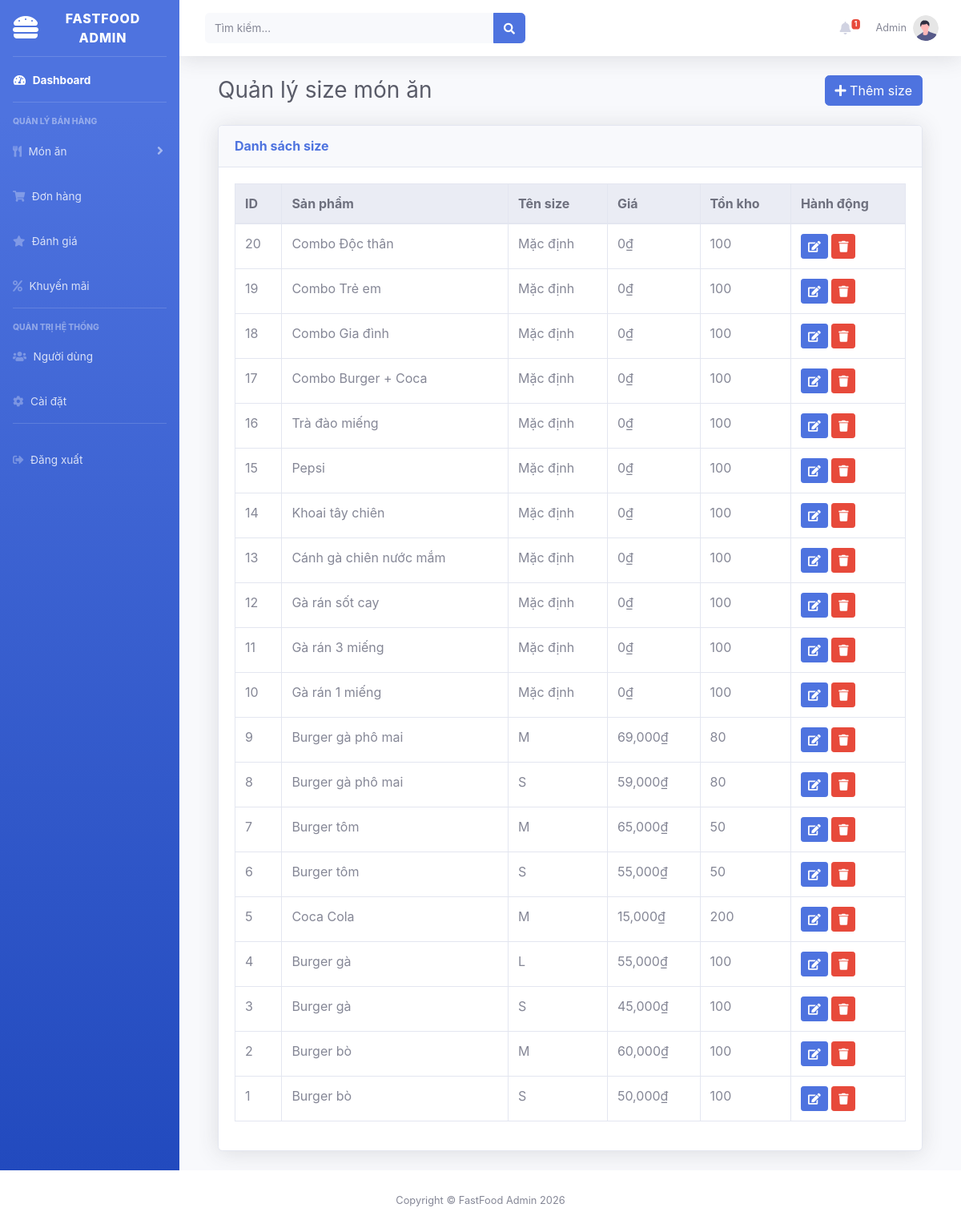
Screenshot of /admin.php?url=variants (signed in) with the database file from the repository.
### tables this page shows
CREATE TABLE product_variants (
    id BIGINT UNSIGNED AUTO_INCREMENT PRIMARY KEY,
    product_id BIGINT UNSIGNED,
    variant_name VARCHAR(100),
    price DECIMAL(12,2),
    stock_quantity INT DEFAULT 0,
    status TINYINT DEFAULT 1,
    created_at TIMESTAMP NULL,
    updated_at TIMESTAMP NULL,
    FOREIGN KEY (product_id) REFERENCES products(id)
);

CREATE TABLE products (
    id BIGINT UNSIGNED AUTO_INCREMENT PRIMARY KEY,
    category_id BIGINT UNSIGNED,
    name VARCHAR(150),
    slug VARCHAR(180) UNIQUE,
    description TEXT,
    base_price DECIMAL(12,2),
    image VARCHAR(255),
    is_featured TINYINT DEFAULT 0,
    status TINYINT DEFAULT 1,
    created_at TIMESTAMP NULL,
    updated_at TIMESTAMP NULL,
    FOREIGN KEY (category_id) REFERENCES categories(id)
);

### public/admin.php (called while the page is built, shortened)
<?php
require_once __DIR__ . '/../app/controllers/Admin/ProductController.php';
function view($name) {
    return __DIR__ . "/../resources/views/pages/admin/$name.php";
}
$url = $_GET['url'] ?? 'dashboard';
$layout = __DIR__ . '/../resources/views/layouts/admin.php';
switch ($url) {
    case 'variants':
        $variants = getAllVariants();
        $view = view('variants');
        break;
}
include $layout;

### resources/views/pages/admin/includes/functions.php (called while the page is built, shortened)
<?php
function countRecords($table, $where = '') {
    $pdo = getDB();
    $sql = "SELECT COUNT(*) FROM $table $where";
    return (int) $pdo->query($sql)->fetchColumn();
}
function getPendingOrdersCount() {
    return countRecords('orders', "WHERE status = 'pending'");
}
function getLowStockIngredientsCount() {
    $pdo = getDB();
    try {
        $stmt = $pdo->query("SHOW COLUMNS FROM ingredients LIKE 'min_quantity'");
        if ($stmt->rowCount() > 0) {
            return countRecords('ingredients', 'WHERE stock_quantity <= min_quantity');
        } else {
            return countRecords('ingredients', 'WHERE stock_quantity <= 5');
        }
    } catch (PDOException $e) {
        return 0;
    }
}
?>

### app/controllers/Admin/ProductController.php (called while the page is built, shortened)
<?php
function getAllVariants() {
    $conn = getDB();
    $sql = "SELECT v.*, p.name as product_name
            FROM product_variants v
            LEFT JOIN products p ON v.product_id = p.id
            ORDER BY v.id DESC";
    return $conn->query($sql)->fetchAll();
}

### resources/views/pages/admin/variants.php (the view, shortened to what this page needs)
<div id="content-wrapper" class="d-flex flex-column">
    <div id="content">
        <div class="container-fluid">
            <div class="d-sm-flex align-items-center justify-content-between mb-4">
                <h1 class="h3 mb-0 text-gray-800">Quản lý size món ăn</h1>
                <button class="btn btn-primary" data-toggle="modal" data-target="#addVariantModal">
                    <i class="fas fa-plus"></i> Thêm size
                </button>
            </div>
            <div class="card shadow mb-4">
                <div class="card-header py-3">
                    <h6 class="m-0 font-weight-bold text-primary">Danh sách size</h6>
                </div>
                <div class="card-body">
                    <div class="table-responsive">
                        <table class="table table-bordered table-hover">
                            <thead class="thead-light">
                                <tr><th>ID</th><th>Sản phẩm</th><th>Tên size</th><th>Giá</th><th>Tồn kho</th><th>Hành động</th>
                            </thead>
                            <tbody>
                                <?php if (count($variants) == 0): ?>
                                    <tr><td colspan="6" class="text-center">Chưa có size nào</td></tr>
                                <?php else: ?>
                                    <?php foreach ($variants as $v): ?>
                                    <tr>
                                        <td><?= $v['id'] ?></td>
                                        <td><?= htmlspecialchars($v['product_name']) ?></td>
                                        <td><?= htmlspecialchars($v['variant_name']) ?></td>
                                        <td><?= number_format($v['price']) ?>₫</td>
                                        <td><?= (int)$v['stock_quantity'] ?></td>
                                        <td>
                                            <button class="btn btn-sm btn-primary" data-toggle="modal" data-target="#editModal<?= $v['id'] ?>"><i class="fas fa-edit"></i></button>
                                            <a href="admin.php?url=variant-delete&id=<?= $v['id'] ?>" class="btn btn-sm btn-danger" onclick="return confirm('Xóa size này?')"><i class="fas fa-trash"></i></a>
                                         </td>
                                     </tr>
                                    <?php endforeach; ?>
                                <?php endif; ?>
                            </tbody>
                        </table>
                    </div>
                </div>
            </div>
        </div>
    </div>
</div>

### resources/views/layouts/admin.php (shortened to what this page needs)
<?php
$base = '/DoAn/DoAnTotNghiep/public/';
?>
<!DOCTYPE html>
<html lang="vi">
<head>
    <link href="/DoAn/DoAnTotNghiep/vendor/fontawesome-free/css/all.min.css" rel="stylesheet">
    <link rel="stylesheet" href="<?= $base ?>assets/css/sb-admin-2.css">
</head>
<body id="page-top">
<div id="wrapper">
    <?php include __DIR__ . '/../pages/admin/includes/sidebar.php'; ?>
    <div id="content-wrapper" class="d-flex flex-column">
        <div id="content">
            <?php include __DIR__ . '/../pages/admin/includes/topbar.php'; ?>
            <div class="container-fluid">
                <?php
                if (!empty($view) && file_exists($view)) {
                    include $view;
                } else {
                    echo "❌ Không tìm thấy view";
                }
                ?>
            </div>
        </div>
        <?php include __DIR__ . '/../pages/admin/includes/footer.php'; ?>
</body>
</html>

### resources/views/pages/admin/includes/sidebar.php (shortened to what this page needs)
<?php
$role = match ($_SESSION['user']['role_id'] ?? 3) {
    1 => 'admin',
    2 => 'staff',
    default => 'customer'
};
?>
<ul class="navbar-nav bg-gradient-primary sidebar sidebar-dark accordion" id="accordionSidebar">
    <a class="sidebar-brand d-flex align-items-center justify-content-center" href="admin.php?url=dashboard">
        <div class="sidebar-brand-icon"><i class="fas fa-hamburger"></i></div>
        <div class="sidebar-brand-text mx-2">FastFood Admin</div>
    </a>
    <hr class="sidebar-divider my-0">
    <li class="nav-item active">
        <a class="nav-link" href="admin.php?url=dashboard">
            <i class="fas fa-fw fa-tachometer-alt"></i>
            <span>Dashboard</span>
        </a>
    </li>
    <hr class="sidebar-divider">
    <div class="sidebar-heading">QUẢN LÝ BÁN HÀNG</div>
    <li class="nav-item">
        <a class="nav-link collapsed" href="#" data-toggle="collapse" data-target="#productMenu">
            <i class="fas fa-utensils"></i>
            <span>Món ăn</span>
        </a>
    </li>
    <li class="nav-item">
        <a class="nav-link" href="admin.php?url=orders">
            <i class="fas fa-shopping-cart"></i>
            <span>Đơn hàng</span>
        </a>
    </li>
    <li class="nav-item">
        <a class="nav-link" href="admin.php?url=reviews">
            <i class="fas fa-star"></i>
            <span>Đánh giá</span>
        </a>
    </li>
    <li class="nav-item">
        <a class="nav-link" href="admin.php?url=vouchers">
            <i class="fas fa-percent"></i>
            <span>Khuyến mãi</span>
        </a>
    </li>
    <?php if ($role == 'admin'): ?>
    <hr class="sidebar-divider">
    <div class="sidebar-heading">QUẢN TRỊ HỆ THỐNG</div>
    <li class="nav-item">
        <a class="nav-link" href="admin.php?url=users">
            <i class="fas fa-users"></i>
            <span>Người dùng</span>
        </a>
    </li>
    <li class="nav-item">
        <a class="nav-link" href="admin.php?url=settings">
            <i class="fas fa-cog"></i>
            <span>Cài đặt</span>
        </a>
    </li>
    <?php endif; ?>
    <hr class="sidebar-divider">
    <li class="nav-item">
        <a class="nav-link" href="admin.php?url=logout">
            <i class="fas fa-sign-out-alt"></i>
            <span>Đăng xuất</span>
        </a>
    </li>
</ul>

### resources/views/pages/admin/includes/topbar.php (shortened to what this page needs)
<?php
global $currentUser, $pdo;
if (!function_exists('getPendingOrdersCount')) {
    require_once __DIR__ . '/functions.php';
}
$pendingOrdersCount = getPendingOrdersCount($pdo);
$lowStockCount = getLowStockIngredientsCount($pdo);
$totalNotifications = $pendingOrdersCount + $lowStockCount;
?>
<nav class="navbar navbar-expand navbar-light bg-white topbar mb-4 static-top shadow">
    <form class="d-none d-sm-inline-block form-inline mr-auto ml-md-3 my-2 my-md-0 mw-100 navbar-search">
        <div class="input-group">
            <input type="text" class="form-control bg-light border-0 small" placeholder="Tìm kiếm...">
            <div class="input-group-append"><button class="btn btn-primary" type="button"><i class="fas fa-search fa-sm"></i></button></div>
        </div>
    </form>
    <ul class="navbar-nav ml-auto">
        <li class="nav-item dropdown no-arrow mx-1">
            <a class="nav-link dropdown-toggle" href="#" id="alertsDropdown" data-toggle="dropdown">
                <i class="fas fa-bell fa-fw"></i>
                <?php if ($totalNotifications > 0): ?>
                    <span class="badge badge-danger badge-counter"><?= $totalNotifications ?></span>
                <?php endif; ?>
            </a>
        </li>
        <li class="nav-item dropdown no-arrow">
            <a class="nav-link dropdown-toggle" href="#" id="userDropdown" data-toggle="dropdown">
                <span class="mr-2 d-none d-lg-inline text-gray-600 small"><?= htmlspecialchars($currentUser['name'] ?? $_SESSION['user_name'] ?? 'Admin') ?></span>
                <?php
                $avatar = !empty($currentUser['avatar']) ? $currentUser['avatar'] : 'img/undraw_profile.svg';
                ?>
                <img class="img-profile rounded-circle" src="<?= htmlspecialchars($avatar) ?>" width="32" height="32" style="object-fit: cover;">
            </a>
        </li>
    </ul>
</nav>

### resources/views/pages/admin/includes/footer.php
</div>
</div>
<footer class="sticky-footer bg-white">
    <div class="container my-auto">
        <div class="copyright text-center my-auto">
            <span>Copyright &copy; FastFood Admin 2026</span>
        </div>
    </div>
</footer>

### rows the page displays
product_variants: id "20", product.name "Combo Độc thân", variant_name "Mặc định", price "0", stock_quantity "100"
product_variants: id "19", product.name "Combo Trẻ em", variant_name "Mặc định", price "0", stock_quantity "100"
product_variants: id "18", product.name "Combo Gia đình", variant_name "Mặc định", price "0", stock_quantity "100"
product_variants: id "17", product.name "Combo Burger + Coca", variant_name "Mặc định", price "0", stock_quantity "100"
product_variants: id "16", product.name "Trà đào miếng", variant_name "Mặc định", price "0", stock_quantity "100"
product_variants: id "15", product.name "Pepsi", variant_name "Mặc định", price "0", stock_quantity "100"
product_variants: id "14", product.name "Khoai tây chiên", variant_name "Mặc định", price "0", stock_quantity "100"
product_variants: id "13", product.name "Cánh gà chiên nước mắm", variant_name "Mặc định", price "0", stock_quantity "100"
product_variants: id "12", product.name "Gà rán sốt cay", variant_name "Mặc định", price "0", stock_quantity "100"
product_variants: id "11", product.name "Gà rán 3 miếng", variant_name "Mặc định", price "0", stock_quantity "100"
product_variants: id "10", product.name "Gà rán 1 miếng", variant_name "Mặc định", price "0", stock_quantity "100"
product_variants: id "9", product.name "Burger gà phô mai", variant_name "M", price "69,000", stock_quantity "80"
product_variants: id "8", product.name "Burger gà phô mai", variant_name "S", price "59,000", stock_quantity "80"
product_variants: id "7", product.name "Burger tôm", variant_name "M", price "65,000", stock_quantity "50"
product_variants: id "6", product.name "Burger tôm", variant_name "S", price "55,000", stock_quantity "50"
product_variants: id "5", product.name "Coca Cola", variant_name "M", price "15,000", stock_quantity "200"
product_variants: id "4", product.name "Burger gà", variant_name "L", price "55,000", stock_quantity "100"
product_variants: id "3", product.name "Burger gà", variant_name "S", price "45,000", stock_quantity "100"
product_variants: id "2", product.name "Burger bò", variant_name "M", price "60,000", stock_quantity "100"
product_variants: id "1", product.name "Burger bò", variant_name "S", price "50,000", stock_quantity "100"

### other values shown
$totalNotifications "1"
$currentUser['name'] "Admin"
